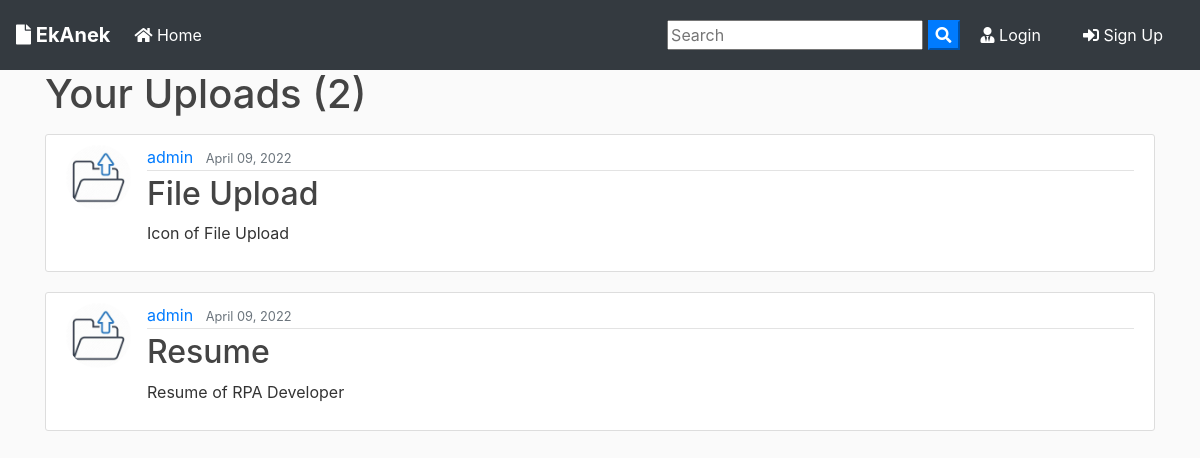
Screenshot of /user/admin with the database file from the repository.
### blog/models.py (models this page shows, shortened)
class Post(models.Model):
	id = models.BigAutoField(primary_key=True)
	title = models.CharField(max_length=100)
	file = models.FileField(null=True,blank=True,upload_to='Files')
	content = models.TextField()
	date_posted = models.DateTimeField(default=timezone.now)
	author = models.ForeignKey(User, on_delete=models.CASCADE)

### users/models.py (models this page shows, shortened)
class Profile(models.Model):
    id = models.BigAutoField(primary_key=True)
    user = models.OneToOneField(User, on_delete=models.CASCADE)
    image = models.ImageField(default='default.jpg', upload_to='profile_pics')

### blog/views.py (the view)
# urls.py: path('user/<str:username>', UserPostListView.as_view(), name='user-posts'),
class UserPostListView(ListView):
    model = Post
    template_name = 'blog/user_posts.html'  # <app>/<model>_<viewtype>.html
    context_object_name = 'posts'
    paginate_by = 2
    def get_queryset(self):
        user = get_object_or_404(User, username=self.kwargs.get('username'))
        return Post.objects.filter(author=user).order_by('-date_posted')

### blog/templates/blog/user_posts.html (shortened to what this page needs)
{% extends "blog/base.html" %}
{% block content %}
    <h1 class="mb-3">Your Uploads ({{ page_obj.paginator.count }})</h1>
    {% for post in posts %}
        <article class="media content-section">
          <img class="rounded-circle article-img" src="{{ post.author.profile.image.url }}">
          <div class="media-body">
            <div class="article-metadata">
              <a class="mr-2" href="{% url 'user-posts' post.author.username %}">{{ post.author }}</a>
              <small class="text-muted">{{ post.date_posted|date:"F d, Y" }}</small>
            </div>
            <h2><a class="article-title" href="{% url 'post-detail' post.id %}">{{ post.title }}</a></h2>
            <p class="article-content">{{ post.content }}</p>
          </div>
        </article>
    {% endfor %}
{% endblock content %}

### blog/static/blog/main.css (style rules this page uses)
body { background: #fafafa; color: #333333; margin-top: 0; }
h1, h2, h3, h4, h5, h6 { color: #444444; }
.content-section { background: #ffffff; padding: 10px 20px; border: 1px solid #dddddd; border-radius: 3px; margin-bottom: 20px; }
.article-title { color: #444444; }
.article-content { white-space: pre-line; }
.article-img { height: 65px; width: 65px; margin-right: 16px; }
.article-metadata { padding-bottom: 1px; margin-bottom: 4px; border-bottom: 1px solid #e3e3e3 }

### rows the page displays
Post: author.profile.image (placeholder picture), author "admin", date_posted "April 09, 2022", title "File Upload", content "Icon of File Upload"
Post: author.profile.image (placeholder picture), author "admin", date_posted "April 09, 2022", title "Resume", content "Resume of RPA Developer"

### other values shown
{{ page_obj.paginator.count }} "2"
